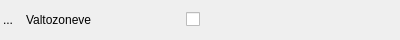
<ui version="4.0" >
 <class>oas_attribute_widget_bool</class>
 <widget class="QWidget" name="oas_attribute_widget_bool" >
  <property name="geometry" >
   <rect>
    <x>0</x>
    <y>0</y>
    <width>400</width>
    <height>40</height>
   </rect>
  </property>
  <property name="sizePolicy" >
   <sizepolicy vsizetype="Fixed" hsizetype="Preferred" >
    <horstretch>0</horstretch>
    <verstretch>0</verstretch>
   </sizepolicy>
  </property>
  <property name="minimumSize" >
   <size>
    <width>0</width>
    <height>40</height>
   </size>
  </property>
  <property name="maximumSize" >
   <size>
    <width>16777215</width>
    <height>40</height>
   </size>
  </property>
  <property name="windowTitle" >
   <string>Form</string>
  </property>
  <layout class="QGridLayout" name="gridLayout" >
   <property name="margin" >
    <number>0</number>
   </property>
   <property name="spacing" >
    <number>0</number>
   </property>
   <item row="0" column="0" >
    <layout class="QHBoxLayout" name="oas_widget_main_layout_bool" >
     <item>
      <widget class="QToolButton" name="oas_widget_led_bool" >
       <property name="sizePolicy" >
        <sizepolicy vsizetype="Fixed" hsizetype="Fixed" >
         <horstretch>0</horstretch>
         <verstretch>0</verstretch>
        </sizepolicy>
       </property>
       <property name="minimumSize" >
        <size>
         <width>16</width>
         <height>16</height>
        </size>
       </property>
       <property name="maximumSize" >
        <size>
         <width>16</width>
         <height>16</height>
        </size>
       </property>
       <property name="text" >
        <string>...</string>
       </property>
       <property name="icon" >
        <iconset>
         <normaloff>../../../../../../opt/OpenTools/Icons/green-on-32.png</normaloff>../../../../../../opt/OpenTools/Icons/green-on-32.png</iconset>
       </property>
       <property name="autoRaise" >
        <bool>true</bool>
       </property>
      </widget>
     </item>
     <item>
      <spacer name="oas_wiget_spacer_w_bool" >
       <property name="orientation" >
        <enum>Qt::Horizontal</enum>
       </property>
       <property name="sizeType" >
        <enum>QSizePolicy::Fixed</enum>
       </property>
       <property name="sizeHint" stdset="0" >
        <size>
         <width>10</width>
         <height>5</height>
        </size>
       </property>
      </spacer>
     </item>
     <item>
      <widget class="QLabel" name="oas_name_w_label_bool" >
       <property name="sizePolicy" >
        <sizepolicy vsizetype="Fixed" hsizetype="Preferred" >
         <horstretch>0</horstretch>
         <verstretch>0</verstretch>
        </sizepolicy>
       </property>
       <property name="text" >
        <string>Valtozoneve</string>
       </property>
      </widget>
     </item>
     <item>
      <widget class="QCheckBox" name="oas_cbox_bool" >
       <property name="sizePolicy" >
        <sizepolicy vsizetype="Fixed" hsizetype="Fixed" >
         <horstretch>0</horstretch>
         <verstretch>0</verstretch>
        </sizepolicy>
       </property>
       <property name="mouseTracking" >
        <bool>true</bool>
       </property>
       <property name="focusPolicy" >
        <enum>Qt::StrongFocus</enum>
       </property>
       <property name="layoutDirection" >
        <enum>Qt::LeftToRight</enum>
       </property>
       <property name="text" >
        <string/>
       </property>
      </widget>
     </item>
     <item>
      <spacer name="oas_attribute_sp_bool" >
       <property name="orientation" >
        <enum>Qt::Horizontal</enum>
       </property>
       <property name="sizeType" >
        <enum>QSizePolicy::Fixed</enum>
       </property>
       <property name="sizeHint" stdset="0" >
        <size>
         <width>200</width>
         <height>20</height>
        </size>
       </property>
      </spacer>
     </item>
    </layout>
   </item>
  </layout>
 </widget>
 <resources/>
 <connections/>
</ui>
